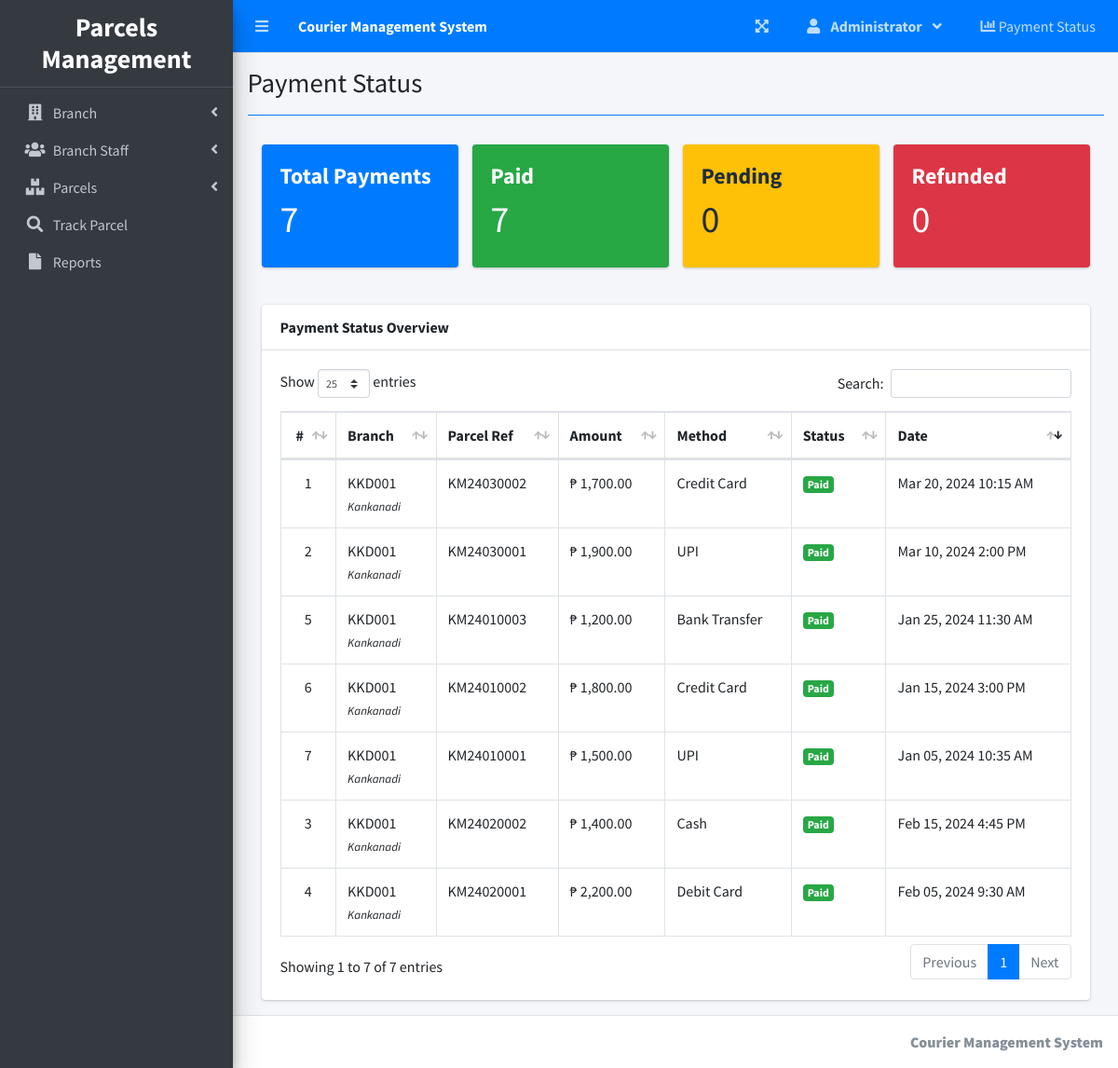
Page /index.php?page=payment_status (signed in) on the committed database.
### tables this page shows
CREATE TABLE `payments` (
  `id` int(30) NOT NULL AUTO_INCREMENT,
  `parcel_id` int(30) NOT NULL,
  `amount` float NOT NULL,
  `payment_method` varchar(100) NOT NULL,
  `payment_status` tinyint(1) NOT NULL DEFAULT 0 COMMENT '0=pending, 1=paid, 2=refunded',
  `reference_number` varchar(100) DEFAULT NULL,
  `payment_date` datetime DEFAULT NULL,
  `remarks` text DEFAULT NULL,
  `date_created` datetime NOT NULL DEFAULT current_timestamp(),
  PRIMARY KEY (`id`),
  KEY `parcel_id` (`parcel_id`),
  CONSTRAINT `fk_payment_parcel_id` FOREIGN KEY (`parcel_id`) REFERENCES `parcels` (`id`) ON DELETE CASCADE
);

CREATE TABLE `branches` (
  `id` int(30) NOT NULL AUTO_INCREMENT,
  `branch_code` varchar(50) NOT NULL,
  `street` text NOT NULL,
  `city` text NOT NULL,
  `state` text NOT NULL,
  `zip_code` varchar(50) NOT NULL,
  `country` text NOT NULL,
  `contact` varchar(100) NOT NULL,
  `date_created` datetime NOT NULL DEFAULT current_timestamp(),
  PRIMARY KEY (`id`)
);

CREATE TABLE `parcels` (
  `id` int(30) NOT NULL AUTO_INCREMENT,
  `reference_number` varchar(100) NOT NULL,
  `sender_name` text NOT NULL,
  `sender_address` text NOT NULL,
  `sender_contact` text NOT NULL,
  `recipient_name` text NOT NULL,
  `recipient_address` text NOT NULL,
  `recipient_contact` text NOT NULL,
  `type` int(1) NOT NULL COMMENT '1 = Deliver, 2=Pickup',
  `from_branch_id` int(30) NOT NULL,
  `to_branch_id` int(30) NOT NULL,
  `weight` varchar(100) NOT NULL,
  `height` varchar(100) NOT NULL,
  `width` varchar(100) NOT NULL,
  `length` varchar(100) NOT NULL,
  `price` float NOT NULL,
  `status` int(2) NOT NULL DEFAULT 0,
  `date_created` datetime NOT NULL DEFAULT current_timestamp(),
  PRIMARY KEY (`id`),
  KEY `from_branch_id` (`from_branch_id`),
  KEY `to_branch_id` (`to_branch_id`),
  CONSTRAINT `parcels_ibfk_1` FOREIGN KEY (`from_branch_id`) REFERENCES `branches` (`id`),
  CONSTRAINT `parcels_ibfk_2` FOREIGN KEY (`to_branch_id`) REFERENCES `branches` (`id`)
);

### payment_status.php (the view, shortened to what this page needs)
<?php include('db_connect.php');?>
<div class="container-fluid">
    <div class="col-lg-12">
        <div class="row mb-4">
            <div class="col-md-3">
                <div class="card bg-primary text-white">
                    <div class="card-body">
                        <?php
                        $total = $conn->query("SELECT COUNT(*) as total FROM payments")->fetch_assoc()['total'];
                        ?>
                        <h4><b>Total Payments</b></h4>
                        <h1><?php echo number_format($total) ?></h1>
                    </div>
                </div>
            </div>
            <div class="col-md-3">
                <div class="card bg-success text-white">
                    <div class="card-body">
                        <?php
                        $paid = $conn->query("SELECT COUNT(*) as total FROM payments WHERE payment_status = 1")->fetch_assoc()['total'];
                        ?>
                        <h4><b>Paid</b></h4>
                        <h1><?php echo number_format($paid) ?></h1>
                    </div>
                </div>
            </div>
            <div class="col-md-3">
                <div class="card bg-warning text-white">
                    <div class="card-body">
                        <?php
                        $pending = $conn->query("SELECT COUNT(*) as total FROM payments WHERE payment_status = 0")->fetch_assoc()['total'];
                        ?>
                        <h4><b>Pending</b></h4>
                        <h1><?php echo number_format($pending) ?></h1>
                    </div>
                </div>
            </div>
            <div class="col-md-3">
                <div class="card bg-danger text-white">
                    <div class="card-body">
                        <?php
                        $refunded = $conn->query("SELECT COUNT(*) as total FROM payments WHERE payment_status = 2")->fetch_assoc()['total'];
                        ?>
                        <h4><b>Refunded</b></h4>
                        <h1><?php echo number_format($refunded) ?></h1>
                    </div>
                </div>
            </div>
        </div>
        <div class="row">
            <div class="col-md-12">
                <div class="card">
                    <div class="card-header">
                        <b>Payment Status Overview</b>
                    </div>
                    <div class="card-body">
                        <table class="table table-bordered table-hover">
                            <thead>
                                <tr>
                                    <th class="text-center">#</th>
                                    <th>Branch</th>
                                    <th>Parcel Ref</th>
                                    <th>Amount</th>
                                    <th>Method</th>
                                    <th>Status</th>
                                    <th>Date</th>
                                </tr>
                            </thead>
                            <tbody>
                                <?php
                                $i = 1;
                                $payments = $conn->query("SELECT p.*, pl.reference_number as ref_no, b.branch_code, b.city
                                    FROM payments p
                                    INNER JOIN parcels pl ON p.parcel_id = pl.id
                                    LEFT JOIN branches b ON pl.from_branch_id = b.id
                                    ORDER BY p.date_created DESC");
                                while($row = $payments->fetch_assoc()):
                                ?>
                                <tr>
                                    <td class="text-center"><?php echo $i++; ?></td>
                                    <td>
                                        <p class="m-0"><?php echo $row['branch_code']?></p>
                                        <small><i><?php echo $row['city']?></i></small>
                                    </td>
                                    <td><?php echo $row['ref_no'] ?></td>
                                    <td>₱ <?php echo number_format($row['amount'],2) ?></td>
                                    <td><?php echo $row['payment_method'] ?></td>
                                    <td>
                                        <?php
                                        switch($row['payment_status']){
                                            case 1:
                                                echo '<span class="badge badge-success">Paid</span>';
                                                break;
                                        }
                                        ?>
                                    </td>
                                    <td><?php echo date('M d, Y g:i A',strtotime($row['date_created'])) ?></td>
                                </tr>
                                <?php endwhile; ?>
                            </tbody>
                        </table>
                    </div>
                </div>
            </div>
        </div>
    </div>
</div>

### index.php (shortened to what this page needs)
<!DOCTYPE html>
<html lang="en">
<?php
	include 'header.php'
?>
<body class="hold-transition sidebar-mini layout-fixed layout-navbar-fixed layout-footer-fixed">
<div class="wrapper">
  <?php include 'topbar.php' ?>
  <?php include 'sidebar.php' ?>
  <div class="content-wrapper">
    <div class="content-header">
      <div class="container-fluid">
        <div class="row mb-2">
          <div class="col-sm-6">
            <h1 class="m-0"><?php echo $title ?></h1>
          </div>
        </div>
            <hr class="border-primary">
      </div>
    </div>
    <section class="content">
      <div class="container-fluid">
         <?php
            $page = isset($_GET['page']) ? $_GET['page'] : 'home';
            if(!file_exists($page.".php")){
                include '404.html';
            }else{
            include $page.'.php';
            }
          ?>
      </div>
    </section>
  </div>
  <footer class="main-footer">
    <strong>
    <div class="float-right d-none d-sm-inline-block">
      <b><?php echo $_SESSION['system']['name'] ?></b>
    </div>
  </footer>
</div>
</body>
</html>

### header.php (shortened to what this page needs)
<head>
  <?php
  $title = isset($_GET['page']) ? ucwords(str_replace("_", ' ', $_GET['page'])) : "Home";
  $title = str_replace("Persons Companies","Persons/Companies",$title);
  ?>
  <link rel="stylesheet" href="assets/plugins/fontawesome-free/css/all.min.css">
  <link rel="stylesheet" href="assets/plugins/overlayScrollbars/css/OverlayScrollbars.min.css">
  <link rel="stylesheet" href="assets/plugins/datatables-bs4/css/dataTables.bootstrap4.min.css">
  <link rel="stylesheet" href="assets/plugins/datatables-responsive/css/responsive.bootstrap4.min.css">
  <link rel="stylesheet" href="assets/plugins/datatables-buttons/css/buttons.bootstrap4.min.css">
  <link rel="stylesheet" href="assets/plugins/select2/css/select2.min.css">
  <link rel="stylesheet" href="assets/plugins/select2-bootstrap4-theme/select2-bootstrap4.min.css">
  <link rel="stylesheet" href="assets/plugins/sweetalert2-theme-bootstrap-4/bootstrap-4.min.css">
  <link rel="stylesheet" href="assets/plugins/toastr/toastr.min.css">
  <link rel="stylesheet" href="assets/plugins/dropzone/min/dropzone.min.css">
  <link rel="stylesheet" href="assets/dist/css/jquery.datetimepicker.min.css">
  <link rel="stylesheet" href="assets/plugins/icheck-bootstrap/icheck-bootstrap.min.css">
  <link rel="stylesheet" href="assets/plugins/bootstrap4-toggle/css/bootstrap4-toggle.min.css">
  <link rel="stylesheet" href="assets/dist/css/adminlte.min.css">
  <link rel="stylesheet" href="assets/dist/css/styles.css">
  <link rel="stylesheet" href="assets/plugins/summernote/summernote-bs4.min.css">
</head>

### topbar.php (shortened to what this page needs)
<nav class="main-header navbar navbar-expand navbar-primary navbar-dark ">
  <ul class="navbar-nav">
    <?php if(isset($_SESSION['login_id'])): ?>
    <li class="nav-item">
      <a class="nav-link" data-widget="pushmenu" href="" role="button"><i class="fas fa-bars"></i></a>
    </li>
  <?php endif; ?>
    <li>
      <a class="nav-link text-white"  href="./" role="button"> <large><b><?php echo $_SESSION['system']['name'] ?></b></large></a>
    </li>
  </ul>
  <ul class="navbar-nav ml-auto">
    <li class="nav-item">
      <a class="nav-link" data-widget="fullscreen" href="#" role="button">
        <i class="fas fa-expand-arrows-alt"></i>
      </a>
    </li>
   <li class="nav-item dropdown">
          <a class="nav-link"  data-toggle="dropdown" aria-expanded="true" href="javascript:void(0)">
            <span>
              <div class="d-felx badge-pill">
                <span class="fa fa-user mr-2"></span>
                <span><b><?php echo ucwords($_SESSION['login_firstname']) ?></b></span>
                <span class="fa fa-angle-down ml-2"></span>
              </div>
            </span>
          </a>
    </li>
    <?php if($_SESSION['login_type'] == 1): ?>
    <li class="nav-item">
      <a class="nav-link" href="index.php?page=payment_status">
        <i class="fa fa-chart-bar"></i>
        <span>Payment Status</span>
      </a>
    </li>
    <?php endif; ?>
  </ul>
</nav>

### sidebar.php (shortened to what this page needs)
<aside class="main-sidebar sidebar-dark-primary elevation-4">
  <div class="dropdown">
 	<a href="./" class="brand-link">
      <?php if($_SESSION['login_type'] == 1): ?>
      <h3 class="text-center p-0 m-0"><b>Parcels <br> Management</b></h3>
      <?php else: ?>
      <h3 class="text-center p-0 m-0"><b>Courier Team <br> Portal</b></h3>
      <?php endif; ?>
  </a>
  </div>
  <div class="sidebar pb-4 mb-4">
    <nav class="mt-2">
      <ul class="nav nav-pills nav-sidebar flex-column nav-flat" data-widget="treeview" role="menu" data-accordion="false">
        <li class="nav-item dropdown">
          <a href="./" class="nav-link nav-home">
            <p>
            </p>
          </a>
        </li>
        <?php if($_SESSION['login_type'] == 1): ?>
        <li class="nav-item">
          <a href="#" class="nav-link nav-edit_branch">
            <i class="nav-icon fas fa-building"></i>
            <p>
              Branch
              <i class="right fas fa-angle-left"></i>
            </p>
          </a>
        </li>
        <li class="nav-item">
          <a href="#" class="nav-link nav-edit_staff">
            <i class="nav-icon fas fa-users"></i>
            <p>
              Branch Staff
              <i class="right fas fa-angle-left"></i>
            </p>
          </a>
        </li>
      <?php endif; ?>
        <li class="nav-item">
          <a href="#" class="nav-link nav-edit_parcel">
            <i class="nav-icon fas fa-boxes"></i>
            <p>
              Parcels
              <i class="right fas fa-angle-left"></i>
            </p>
          </a>
        </li>
         <li class="nav-item dropdown">
          <a href="./index.php?page=track" class="nav-link nav-track">
            <i class="nav-icon fas fa-search"></i>
            <p>
              Track Parcel
            </p>
          </a>
        </li>
         <li class="nav-item dropdown">
          <a href="./index.php?page=reports" class="nav-link nav-reports">
            <i class="nav-icon fas fa-file"></i>
            <p>
              Reports
            </p>
          </a>
        </li>
      </ul>
    </nav>
  </div>
</aside>

### rows in the picture
payments: branches.branch_code "KKD001", branches.city "Kankanadi", parcel.reference_number "KM24030002", amount "1,700.00", payment_method "Credit Card", payment_status "Paid", date_created "Mar 20, 2024 10:15 AM"
payments: branches.branch_code "KKD001", branches.city "Kankanadi", parcel.reference_number "KM24030001", amount "1,900.00", payment_method "UPI", payment_status "Paid", date_created "Mar 10, 2024 2:00 PM"
payments: branches.branch_code "KKD001", branches.city "Kankanadi", parcel.reference_number "KM24020002", amount "1,400.00", payment_method "Cash", payment_status "Paid", date_created "Feb 15, 2024 4:45 PM"
payments: branches.branch_code "KKD001", branches.city "Kankanadi", parcel.reference_number "KM24020001", amount "2,200.00", payment_method "Debit Card", payment_status "Paid", date_created "Feb 05, 2024 9:30 AM"
payments: branches.branch_code "KKD001", branches.city "Kankanadi", parcel.reference_number "KM24010003", amount "1,200.00", payment_method "Bank Transfer", payment_status "Paid", date_created "Jan 25, 2024 11:30 AM"
payments: branches.branch_code "KKD001", branches.city "Kankanadi", parcel.reference_number "KM24010002", amount "1,800.00", payment_method "Credit Card", payment_status "Paid", date_created "Jan 15, 2024 3:00 PM"
payments: branches.branch_code "KKD001", branches.city "Kankanadi", parcel.reference_number "KM24010001", amount "1,500.00", payment_method "UPI", payment_status "Paid", date_created "Jan 05, 2024 10:35 AM"

### other values in the picture
$_SESSION['system']['name'] "Courier Management System"
$_SESSION['login_firstname'] "Administrator"
$title "Payment Status"
$total "7"
$paid "7"
$pending "0"
$refunded "0"
